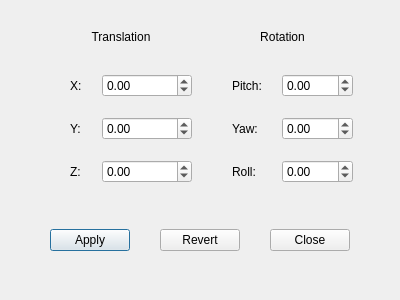
<?xml version="1.0" encoding="UTF-8"?>
<ui version="4.0">
 <class>PropDialog</class>
 <widget class="QDialog" name="PropDialog">
  <property name="geometry">
   <rect>
    <x>0</x>
    <y>0</y>
    <width>400</width>
    <height>300</height>
   </rect>
  </property>
  <property name="minimumSize">
   <size>
    <width>400</width>
    <height>300</height>
   </size>
  </property>
  <property name="maximumSize">
   <size>
    <width>400</width>
    <height>300</height>
   </size>
  </property>
  <property name="windowTitle">
   <string>Dialog</string>
  </property>
  <widget class="QWidget" name="verticalLayoutWidget">
   <property name="geometry">
    <rect>
     <x>50</x>
     <y>30</y>
     <width>303</width>
     <height>221</height>
    </rect>
   </property>
   <layout class="QVBoxLayout" name="verticalLayout">
    <property name="spacing">
     <number>30</number>
    </property>
    <item>
     <layout class="QGridLayout" name="gridLayout" rowstretch="0,1">
      <property name="sizeConstraint">
       <enum>QLayout::SetMinimumSize</enum>
      </property>
      <property name="horizontalSpacing">
       <number>20</number>
      </property>
      <item row="1" column="0">
       <layout class="QFormLayout" name="formLayout">
        <property name="horizontalSpacing">
         <number>20</number>
        </property>
        <property name="verticalSpacing">
         <number>20</number>
        </property>
        <property name="leftMargin">
         <number>20</number>
        </property>
        <item row="0" column="0">
         <widget class="QLabel" name="label">
          <property name="text">
           <string>X:</string>
          </property>
         </widget>
        </item>
        <item row="1" column="0">
         <widget class="QLabel" name="label_2">
          <property name="text">
           <string>Y:</string>
          </property>
         </widget>
        </item>
        <item row="2" column="0">
         <widget class="QLabel" name="label_3">
          <property name="text">
           <string>Z:</string>
          </property>
         </widget>
        </item>
        <item row="0" column="1">
         <widget class="QDoubleSpinBox" name="xSpinBox">
          <property name="decimals">
           <number>2</number>
          </property>
          <property name="minimum">
           <double>-100.000000000000000</double>
          </property>
          <property name="maximum">
           <double>100.000000000000000</double>
          </property>
         </widget>
        </item>
        <item row="1" column="1">
         <widget class="QDoubleSpinBox" name="ySpinBox">
          <property name="decimals">
           <number>2</number>
          </property>
          <property name="minimum">
           <double>-100.000000000000000</double>
          </property>
          <property name="maximum">
           <double>100.000000000000000</double>
          </property>
         </widget>
        </item>
        <item row="2" column="1">
         <widget class="QDoubleSpinBox" name="zSpinBox">
          <property name="decimals">
           <number>2</number>
          </property>
          <property name="minimum">
           <double>-100.000000000000000</double>
          </property>
          <property name="maximum">
           <double>100.000000000000000</double>
          </property>
         </widget>
        </item>
       </layout>
      </item>
      <item row="1" column="1">
       <layout class="QFormLayout" name="formLayout_2">
        <property name="horizontalSpacing">
         <number>20</number>
        </property>
        <property name="verticalSpacing">
         <number>20</number>
        </property>
        <property name="leftMargin">
         <number>20</number>
        </property>
        <item row="0" column="0">
         <widget class="QLabel" name="label_5">
          <property name="text">
           <string>Pitch:</string>
          </property>
         </widget>
        </item>
        <item row="1" column="0">
         <widget class="QLabel" name="label_6">
          <property name="text">
           <string>Yaw:</string>
          </property>
         </widget>
        </item>
        <item row="2" column="0">
         <widget class="QLabel" name="label_7">
          <property name="text">
           <string>Roll:</string>
          </property>
         </widget>
        </item>
        <item row="0" column="1">
         <widget class="QDoubleSpinBox" name="pitchSpinBox">
          <property name="decimals">
           <number>2</number>
          </property>
          <property name="minimum">
           <double>-180.000000000000000</double>
          </property>
          <property name="maximum">
           <double>180.000000000000000</double>
          </property>
         </widget>
        </item>
        <item row="1" column="1">
         <widget class="QDoubleSpinBox" name="yawSpinBox">
          <property name="decimals">
           <number>2</number>
          </property>
          <property name="minimum">
           <double>-180.000000000000000</double>
          </property>
          <property name="maximum">
           <double>360.000000000000000</double>
          </property>
         </widget>
        </item>
        <item row="2" column="1">
         <widget class="QDoubleSpinBox" name="rollSpinBox">
          <property name="decimals">
           <number>2</number>
          </property>
          <property name="minimum">
           <double>-180.000000000000000</double>
          </property>
          <property name="maximum">
           <double>180.000000000000000</double>
          </property>
         </widget>
        </item>
       </layout>
      </item>
      <item row="0" column="1">
       <widget class="QLabel" name="label_8">
        <property name="maximumSize">
         <size>
          <width>16777215</width>
          <height>40</height>
         </size>
        </property>
        <property name="text">
         <string>Rotation</string>
        </property>
        <property name="alignment">
         <set>Qt::AlignCenter</set>
        </property>
       </widget>
      </item>
      <item row="0" column="0">
       <widget class="QLabel" name="label_4">
        <property name="maximumSize">
         <size>
          <width>16777215</width>
          <height>40</height>
         </size>
        </property>
        <property name="text">
         <string>Translation</string>
        </property>
        <property name="alignment">
         <set>Qt::AlignCenter</set>
        </property>
       </widget>
      </item>
     </layout>
    </item>
    <item>
     <layout class="QHBoxLayout" name="horizontalLayout">
      <item>
       <widget class="QPushButton" name="applyButton">
        <property name="maximumSize">
         <size>
          <width>80</width>
          <height>16777215</height>
         </size>
        </property>
        <property name="text">
         <string>Apply</string>
        </property>
       </widget>
      </item>
      <item>
       <widget class="QPushButton" name="revertButton">
        <property name="maximumSize">
         <size>
          <width>80</width>
          <height>16777215</height>
         </size>
        </property>
        <property name="text">
         <string>Revert</string>
        </property>
       </widget>
      </item>
      <item>
       <widget class="QPushButton" name="closeButton">
        <property name="maximumSize">
         <size>
          <width>80</width>
          <height>16777215</height>
         </size>
        </property>
        <property name="text">
         <string>Close</string>
        </property>
       </widget>
      </item>
     </layout>
    </item>
   </layout>
  </widget>
 </widget>
 <resources/>
 <connections/>
</ui>
